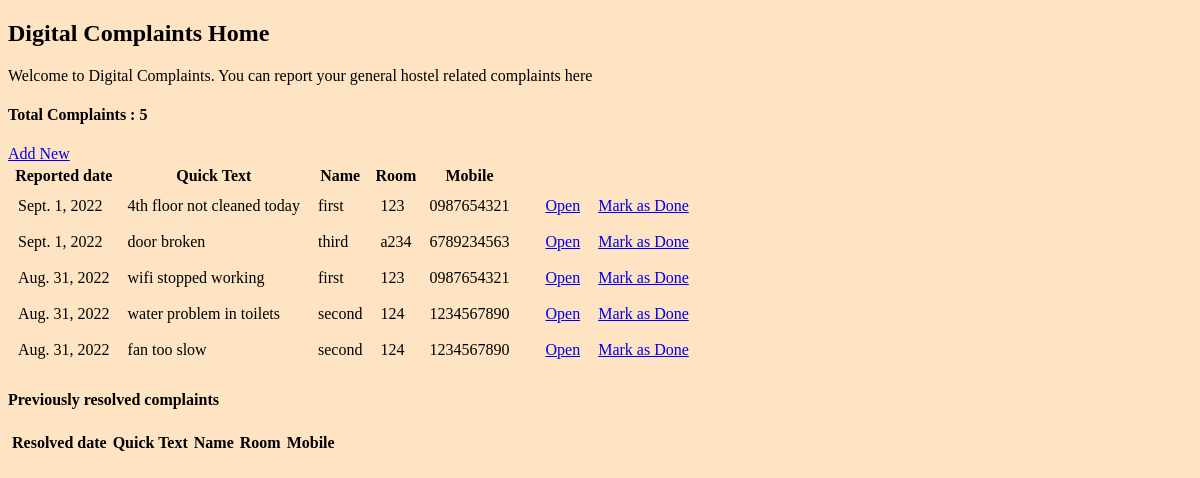
The app's page /, older data.
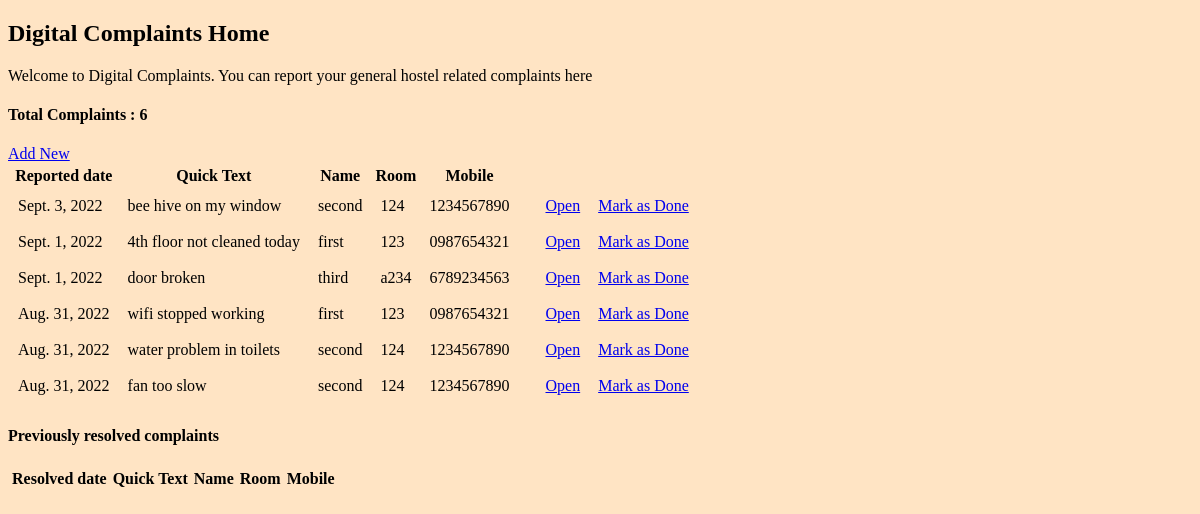
The same page, newer data.
### base/models.py (models this page shows, shortened)
class Complaint(models.Model):
    student = models.ForeignKey('Student', on_delete=models.RESTRICT, null=True, blank=True) # one complaint<->one student but one student<->many complaints; On deleting a complaint, student shouldn't be deleted.
    GROUP =(
        ('wf', 'Wifi'),
        ('et', 'Electrical'),
        ('ts', 'Toilets'),
        ('cp', 'Carpentry'),
        ('cl', 'Cleaning'),
        ('os', 'Others'),
    )
    group = models.CharField(max_length=2, choices=GROUP,)
    quick_text = models.CharField(max_length=100,)
    description = models.TextField(max_length=500, blank=True, null=True)
    reported_date = models.DateField(auto_now_add=True)
    resolved_date = models.DateField(null=True, blank=True)
    resolved = models.BooleanField(default=False)
    class Meta:
        ordering = ['-reported_date']

class Student(models.Model):
    student_name = models.CharField(max_length=100,)
    hostel = models.CharField(max_length=100)
    room = models.CharField(max_length=20)
    mobile = models.CharField(max_length=10)

### base/views.py (the view)
# urls.py: path('', ComplaintList.as_view(), name = 'complaint_list'),
class ComplaintList(ListView):
    model = Complaint
    context_object_name = 'complaints'
    def get_context_data(self, **kwargs):
        context = super().get_context_data(**kwargs)
        context['num_complaints'] = context['complaints'].all().count()
        return context

### base/templates/base/complaint_list.html (shortened to what this page needs)
{% extends 'base/base_generic.html' %}
{% block content %}
 <h2>Digital Complaints Home</h2>
 <p>Welcome to Digital Complaints. You can report your general hostel related complaints here</p>
 <h4>Total Complaints : {{num_complaints}}</h4>
 <a href="{% url 'complaint_add' %}">Add New</a>
 <table>
    <tr>
        <th>Reported date</th>
        <th>Quick Text</th>
        <th>Name</th>
        <th>Room</th>
        <th>Mobile</th>
    </tr>
    {% for complaint in complaints %}
    {% if complaint.resolved == False %}
    <tr>
        <td>{{complaint.reported_date}}</td>
        <td>{{complaint.quick_text}}</td>
        <td>{{complaint.student.student_name}}</td>
        <td>{{complaint.student.room}}</td>
        <td>{{complaint.student.mobile}}</td>
        <td>{{complaint_detail}}</td>
        <td><a href="{% url 'complaint_detail' complaint.id %}">Open</a></td>
        <td><a href="{% url 'complaint_resolved' complaint.id %}">Mark as Done</a></td>
    </tr>
    {% endif %}
    {% empty %}
    <p>No Complaints currently</p>
    {% endfor %}
 </table>
 <h4>Previously resolved complaints</h4>
 <table>
    <tr>
        <th>Resolved date</th>
        <th>Quick Text</th>
        <th>Name</th>
        <th>Room</th>
        <th>Mobile</th>
    </tr>
 </table>
 {% endblock content %}

Row changes from the older to the newer data that the page shows:
added Complaint: reported_date "Sept. 3, 2022", quick_text "bee hive on my window", student.student_name "second", student.room "124", student.mobile "1234567890"
Text that changed along with them:
{{ num_complaints }}: "5" → "6"
